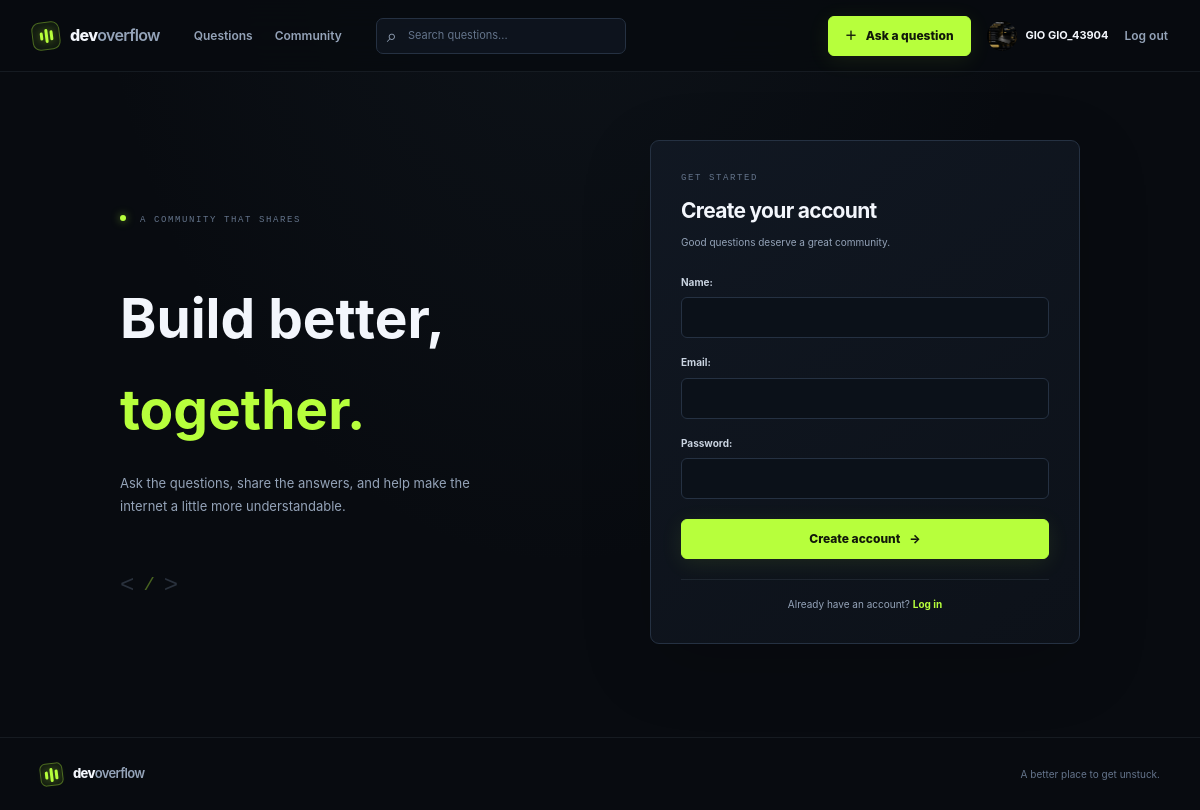
The page /users/register/ on the database its author committed.
### users/models.py (models this page shows)
class Users(models.Model):
    name = models.CharField()
    email = models.EmailField()
    password = models.CharField()
    bio = models.TextField()
    avatar = models.ImageField(
        upload_to="avatars/",
        default="avatars/default.png",
        blank=True
    )
    is_curentUser = models.BooleanField(default=0)

### users/views.py (the view, shortened to what this page needs)
# urls.py: path('register/', views.register, name="register"),
def register(req):
    context = {
        "context": registerForm()
    }
    return render(req, "register_user.html", context)

### users/form.py
class registerForm(forms.Form):
    name = forms.CharField()
    email = forms.EmailField()
    password = forms.CharField(widget=forms.PasswordInput)

### users/context_processors.py (called while the page is built)
def current_user(request):
    return {"current_user": get_curent_user()}

### users/utils.py (called while the page is built)
def get_curent_user():
    return Users.objects.filter(is_curentUser=True).first()

### users/templates/register_user.html (shortened to what this page needs)
{% extends "master.html" %}
{% load static %}
{% block extra_styles %}<link rel="stylesheet" href="{% static 'CSS/auth.css' %}">{% endblock extra_styles %}
{% block main %}
    <section class="auth-layout">
        <div class="auth-intro">
            <p class="eyebrow"><span class="status-dot"></span> A COMMUNITY THAT SHARES</p>
            <h1>Build better,<br><span class="text-accent">together.</span></h1>
            <p>Ask the questions, share the answers, and help make the internet a little more understandable.</p>
            <div class="auth-decoration" aria-hidden="true"><span>&lt;</span><span>/</span><span>&gt;</span></div>
        </div>
        <div class="auth-card">
            <p class="eyebrow">GET STARTED</p>
            <h2>Create your account</h2>
            <p class="auth-subtitle">Good questions deserve a great community.</p>
            <form method="post" class="auth-form">
                {{ context.as_p }}
                <button class="button button-primary auth-submit" type="submit">Create account <span aria-hidden="true">→</span></button>
            </form>
            <p class="auth-switch">Already have an account? <a href="{% url 'login_user' %}">Log in</a></p>
        </div>
    </section>
{% endblock main %}

### users/templates/master.html (shortened to what this page needs)
<!DOCTYPE html>
<html lang="en">
<head>
    {% load static %}
    <link rel="stylesheet" href="{% static 'CSS/global.css' %}">
    <link rel="stylesheet" href="{% static 'CSS/responsive.css' %}">
    {% block extra_styles %}{% endblock extra_styles %}
</head>
<body>
    <header class="site-header">
        <nav class="nav-shell" aria-label="Main navigation">
            <a class="brand" href="{% url 'main_page' %}" aria-label="DevOverflow home">
                <span class="brand-mark" aria-hidden="true"><span></span><span></span><span></span></span>
                <span>dev<span class="brand-accent">overflow</span></span>
            </a>
            <div class="nav-links">
                <a class="nav-link" href="{% url 'main_page' %}">Questions</a>
                <a class="nav-link" href="{% url 'main_page' %}#community">Community</a>
            </div>
            <form class="nav-search" action="{% url 'main_page' %}" method="get" role="search">
                <span class="search-icon" aria-hidden="true">⌕</span>
                <input id="site-search" type="search" name="q" placeholder="Search questions..." value="{{ search_query }}">
            </form>
            <div class="nav-actions">
                <a class="button button-primary nav-ask" href="{% url 'add_questions' %}"><span aria-hidden="true">＋</span> Ask a question</a>
                {% if current_user %}
                    <a class="user-menu" href="{% url 'profile' %}" aria-label="View {{ current_user.name }}'s profile">
                        {% if current_user.avatar and current_user.avatar.name != "avatars/default.png" %}
                            <img class="avatar avatar-small" src="{{ current_user.avatar.url }}" alt="">
                        {% else %}
                            <span class="avatar avatar-small avatar-fallback" aria-hidden="true">{{ current_user.name|first|upper }}</span>
                        {% endif %}
                        <span class="user-menu-name">{{ current_user.name }}</span>
                    </a>
                    <a class="nav-link nav-logout" href="{% url 'logout' %}">Log out</a>
                {% else %}
                    <a class="nav-link nav-login" href="{% url 'login_user' %}">Log in</a>
                    <a class="button button-outline nav-register" href="{% url 'register' %}">Create account</a>
                {% endif %}
            </div>
        </nav>
    </header>
    <main class="page-shell">
    {% block main %}
    {% endblock main %}
    </main>
    <footer class="site-footer">
        <div class="footer-inner">
            <a class="brand footer-brand" href="{% url 'main_page' %}">
                <span class="brand-mark" aria-hidden="true"><span></span><span></span><span></span></span>
                <span>dev<span class="brand-accent">overflow</span></span>
            </a>
            <span>A better place to get unstuck.</span>
        </div>
    </footer>
</body>
</html>

### questions/static/CSS/auth.css (style rules this page uses)
.auth-layout { display: grid; grid-template-columns: minmax(0, 1fr) minmax(340px, 430px); align-items: center; gap: 85px; max-width: 960px; min-height: 530px; margin: 0 auto; }
.auth-intro { position: relative; min-height: 300px; padding-top: 35px; }
.auth-intro h1 { margin-bottom: 17px; font-size: clamp(39px, 5vw, 55px); }
.auth-intro > p:last-of-type { max-width: 380px; color: var(--muted); font-size: 13px; line-height: 1.8; }
.auth-decoration { display: flex; align-items: center; gap: 9px; margin-top: 48px; color: var(--muted-2); font-family: var(--mono); font-size: 24px; opacity: 0.36; }
.auth-decoration span:nth-child(2) { color: var(--green); font-size: 19px; }
.auth-card { padding: 30px; border: 1px solid var(--border); border-radius: 9px; background: linear-gradient(145deg, rgba(17, 24, 35, 0.94), rgba(13, 18, 26, 0.9)); box-shadow: 0 20px 70px rgba(0, 0, 0, 0.17); }
.auth-card > .eyebrow { margin-bottom: 8px; }
.auth-card h2 { margin: 0; font-size: 21px; letter-spacing: -0.7px; }
.auth-subtitle { margin: 6px 0 23px; color: var(--muted); font-size: 10px; }
.auth-form p { margin: 0 0 16px; }
.auth-form label { display: block; margin-bottom: 7px; color: #cad4e1; font-size: 10px; font-weight: 700; }
.auth-form input { display: block; width: 100%; height: 41px; padding: 0 11px; font-size: 11px; }
.auth-submit { width: 100%; margin-top: 4px; }
.auth-switch { margin: 20px 0 0; padding-top: 16px; border-top: 1px solid var(--border-soft); color: var(--muted); font-size: 10px; text-align: center; }
.auth-switch a { color: var(--green); font-weight: 700; }

### rows shown on the page
Users: avatar (picture), name "GIO GIO_43904"
